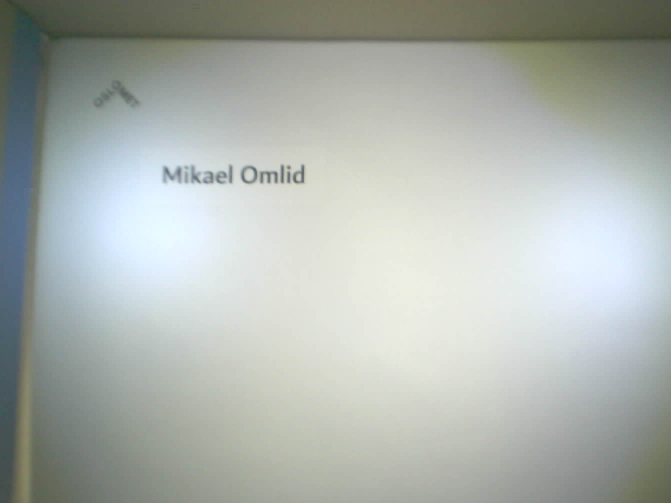
#> input picture test_images/OCR-Box-Images/self_01.jpg, 1341 x 1006 px (shown at 1/2 size)
$ python -i picture_processor.py   (imports and definitions only)
#> lines starting #> are read from the running program, lines starting #| are printed output that depends on the picture; after the words box and inside, x2 and y2 are one past the last pixel; in counts of white or black regions, pixels touching at a corner belong together
#> further down, picture is the input picture: shape (1006, 1341, 3); mean B, G, R 174.1, 179.1, 173.2
import cv2
from pathlib import Path
from imutils.perspective import four_point_transform
from PIL import Image, ImageOps


class PictureProcessor:
    @staticmethod
    def cv2_to_pil(image):
        return Image.fromarray(
            cv2.cvtColor(
                image,
                cv2.COLOR_BGR2RGB,
            )
        )

    @staticmethod
    def apply_filters(image):
        image = ImageOps.grayscale(image)
        image = image.resize(
            (
                image.width * 3,
                image.height * 3,
            )
        )
        image = ImageOps.autocontrast(image)

        return image

    @staticmethod
    def save_debug(image, filename):
        Path("output_image").mkdir(exist_ok=True)

        image.save(f"output_image/{filename}")

    @staticmethod
    def crop_to_text(image):

        gray = cv2.cvtColor(
            image,
            cv2.COLOR_BGR2GRAY,
        )
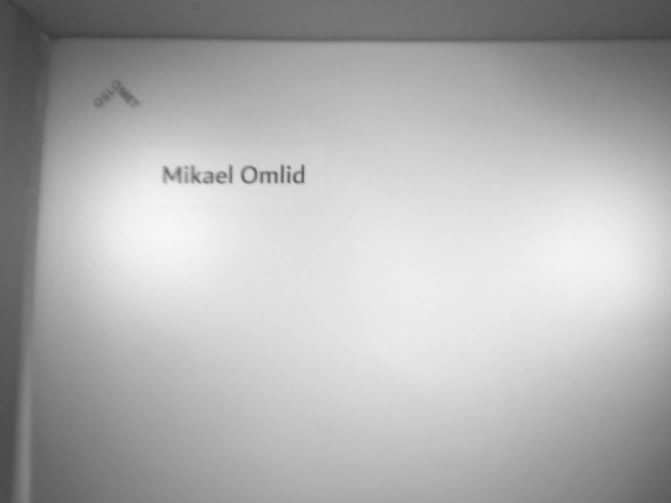
#> gray: shape (1006, 1341) (shown at 1/2 size); min 58, max 247, mean 176.7

        _, thresh = cv2.threshold(
            gray,
            200,
            255,
            cv2.THRESH_BINARY_INV,
        )
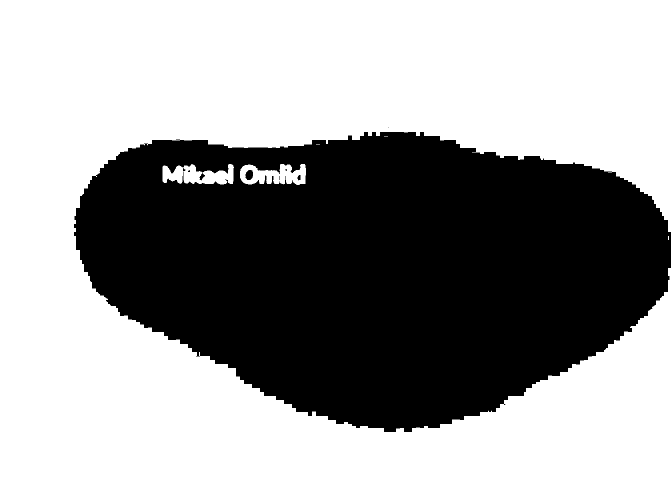
#> thresh: shape (1006, 1341) (shown at 1/2 size); 61.6% white; 8 black regions (4 under 20 px), largest, box (x1, y1, x2, y2) and area: (148, 264, 1341, 864) 517273, (491, 340, 506, 360) 244, (595, 350, 601, 361) 52, (366, 336, 371, 343) 21

        coords = cv2.findNonZero(thresh)
#> coords = contour of 831426 points, box (x1, y1, x2, y2) (0, 0, 1341, 1006), area 37884

        if coords is None:
            return image

        x, y, w, h = cv2.boundingRect(coords)
#> x = 0; y = 0; w = 1341; h = 1006

        padding = 20

        x = max(0, x - padding)
        y = max(0, y - padding)

        w = min(
            image.shape[1] - x,
            w + 2 * padding,
        )

        h = min(
            image.shape[0] - y,
            h + 2 * padding,
        )

        return image[
            y : y + h,
            x : x + w,
        ]

>>> import cv2
>>> picture = cv2.imread('../../test_images/OCR-Box-Images/self_01.jpg')
>>> result = PictureProcessor().crop_to_text(picture)

$ run again, on test_images/OCR-Box-Images/self_04.jpg
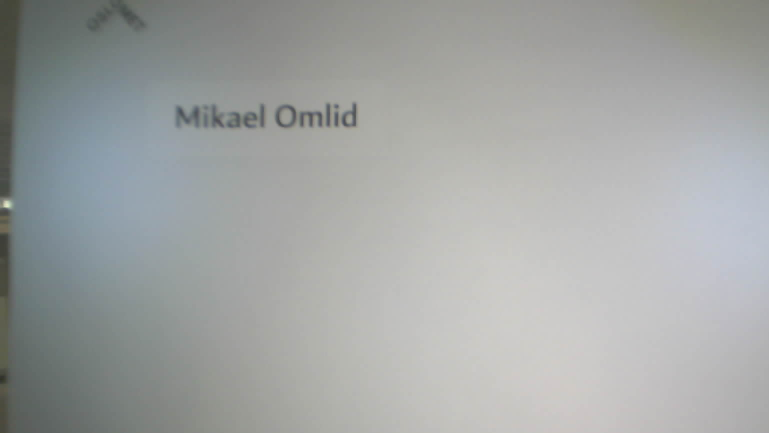
#> input picture test_images/OCR-Box-Images/self_04.jpg, 1538 x 865 px (shown at 1/2 size)
#> picture is the input picture: shape (865, 1538, 3); mean B, G, R 164, 165.1, 162.2
#> in crop_to_text, `_, thresh = cv2.threshold( gray, 200, 255, cv2.THRESH_BINARY_INV, )`:
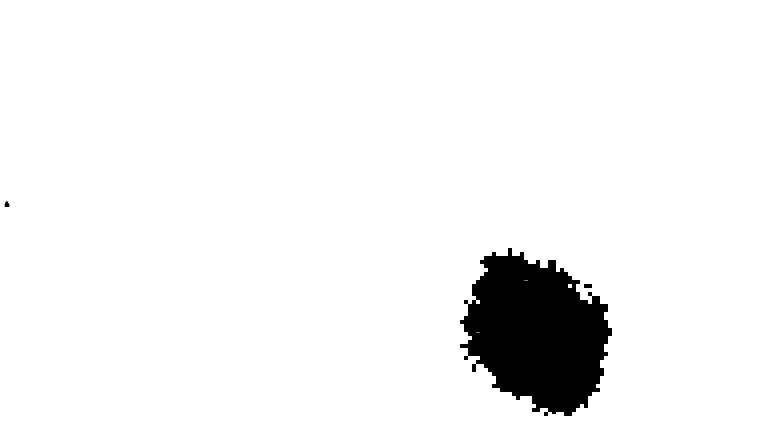
#> thresh: shape (865, 1538) (shown at 1/2 size); 94.9% white; 3 black regions, box (x1, y1, x2, y2) and area: (920, 496, 1224, 832) 67664, (1168, 568, 1184, 576) 128, (9, 403, 19, 414) 85
#> coords = contour of 1262493 points, box (x1, y1, x2, y2) (0, 0, 1538, 865), area 0
#> x = 0; w = 1538; h = 865
